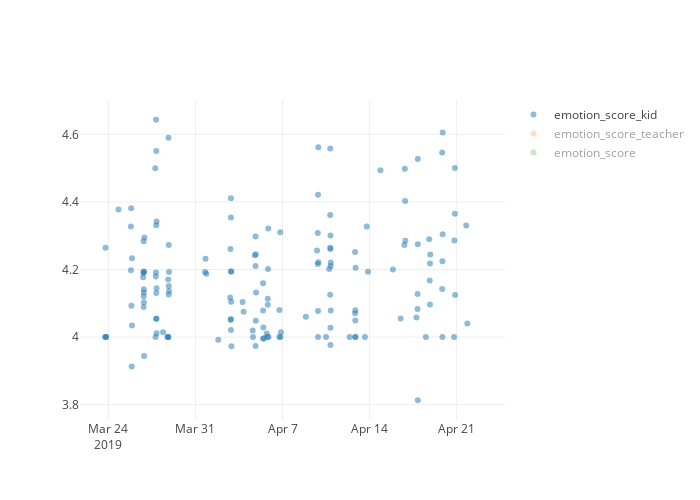

The notebook cell saved with this chart:
### Markdown cell above
### Emotion rank

### Code cell
d1 = []
for col in ['emotion_score_kid','emotion_score_teacher','emotion_score']:
    d1.append(go.Scatter(x=df_cl_e.starttime,
         y=df_cl_e[col],
         mode='markers',
         marker = {'opacity':0.5},
         text=df_cl_e.roomid,
         name=col))
l1 = go.Layout(
    hovermode='closest',
    width=700,
    height=500,)
pyo.iplot(go.Figure(d1,l1))

### Figure 1 — Plotly figure (JSON) as saved in the notebook; plotly's stock layout.template omitted (floating-point values rounded to 4 significant figures; data arrays with more than 128 entries replaced by an {"elided": "..."} marker saying what was removed)
{"data": [{"marker": {"opacity": 0.5}, "mode": "markers", "name": "emotion_score_kid", "text": {"elided": "250 int values"}, "type": "scatter", "uid": "d8b1cda7-42a4-482c-a857-e4031c9b612f", "visible": true, "x": {"elided": "250 str values"}, "y": {"elided": "250 float values"}}, {"marker": {"opacity": 0.5}, "mode": "markers", "name": "emotion_score_teacher", "text": {"elided": "250 int values"}, "type": "scatter", "uid": "4ffbe964-0dfe-45e8-add2-5c53a31120ff", "visible": "legendonly", "x": {"elided": "250 str values"}, "y": {"elided": "250 float values"}}, {"marker": {"opacity": 0.5}, "mode": "markers", "name": "emotion_score", "text": {"elided": "250 int values"}, "type": "scatter", "uid": "d26d932e-e26b-4084-bd63-02e0ae6d7d6a", "visible": "legendonly", "x": {"elided": "250 str values"}, "y": {"elided": "250 float values"}}], "layout": {"height": 500, "hovermode": "closest", "width": 700, "xaxis": {"autorange": true, "range": ["2019-03-21 17:01:41.8122", "2019-04-24 21:28:18.1878"], "showspikes": false, "type": "date"}, "yaxis": {"autorange": true, "range": [3.755, 4.702], "showspikes": false, "type": "linear"}}}
